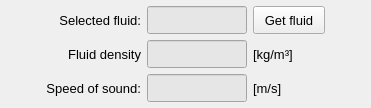
           <widget class="QFrame" name="frame_fluid_info">
            <property name="frameShape">
             <enum>QFrame::NoFrame</enum>
            </property>
            <property name="frameShadow">
             <enum>QFrame::Raised</enum>
            </property>
            <layout class="QGridLayout" name="gridLayout_18">
             <property name="leftMargin">
              <number>6</number>
             </property>
             <property name="topMargin">
              <number>6</number>
             </property>
             <property name="rightMargin">
              <number>6</number>
             </property>
             <property name="bottomMargin">
              <number>6</number>
             </property>
             <item row="1" column="1">
              <widget class="QLabel" name="label_36">
               <property name="minimumSize">
                <size>
                 <width>0</width>
                 <height>28</height>
                </size>
               </property>
               <property name="maximumSize">
                <size>
                 <width>16777215</width>
                 <height>28</height>
                </size>
               </property>
               <property name="font">
                <font>
                 <pointsize>10</pointsize>
                </font>
               </property>
               <property name="text">
                <string>Fluid density</string>
               </property>
               <property name="alignment">
                <set>Qt::AlignRight|Qt::AlignTrailing|Qt::AlignVCenter</set>
               </property>
              </widget>
             </item>
             <item row="1" column="2">
              <widget class="QLineEdit" name="lineEdit_fluid_density">
               <property name="enabled">
                <bool>false</bool>
               </property>
               <property name="minimumSize">
                <size>
                 <width>100</width>
                 <height>28</height>
                </size>
               </property>
               <property name="maximumSize">
                <size>
                 <width>100</width>
                 <height>28</height>
                </size>
               </property>
               <property name="font">
                <font>
                 <pointsize>10</pointsize>
                </font>
               </property>
               <property name="focusPolicy">
                <enum>Qt::ClickFocus</enum>
               </property>
               <property name="styleSheet">
                <string notr="true">QLineEdit{background-color: rgb(255, 255, 255); color: rgb(0, 0, 0)}
QLineEdit:disabled {background-color: rgb(230, 230, 230); color: rgb(120, 120, 120)}</string>
               </property>
               <property name="text">
                <string/>
               </property>
               <property name="alignment">
                <set>Qt::AlignCenter</set>
               </property>
              </widget>
             </item>
             <item row="0" column="3">
              <widget class="QPushButton" name="pushButton_get_fluid">
               <property name="minimumSize">
                <size>
                 <width>72</width>
                 <height>28</height>
                </size>
               </property>
               <property name="maximumSize">
                <size>
                 <width>72</width>
                 <height>28</height>
                </size>
               </property>
               <property name="font">
                <font>
                 <pointsize>10</pointsize>
                </font>
               </property>
               <property name="text">
                <string>Get fluid</string>
               </property>
              </widget>
             </item>
             <item row="0" column="2">
              <widget class="QLineEdit" name="lineEdit_selected_fluid">
               <property name="enabled">
                <bool>false</bool>
               </property>
               <property name="minimumSize">
                <size>
                 <width>100</width>
                 <height>28</height>
                </size>
               </property>
               <property name="maximumSize">
                <size>
                 <width>100</width>
                 <height>28</height>
                </size>
               </property>
               <property name="font">
                <font>
                 <pointsize>10</pointsize>
                </font>
               </property>
               <property name="focusPolicy">
                <enum>Qt::ClickFocus</enum>
               </property>
               <property name="styleSheet">
                <string notr="true">QLineEdit{background-color: rgb(255, 255, 255); color: rgb(0, 0, 0)}
QLineEdit:disabled {background-color: rgb(230, 230, 230); color: rgb(120, 120, 120)}</string>
               </property>
               <property name="text">
                <string/>
               </property>
               <property name="alignment">
                <set>Qt::AlignCenter</set>
               </property>
              </widget>
             </item>
             <item row="2" column="1">
              <widget class="QLabel" name="label_47">
               <property name="minimumSize">
                <size>
                 <width>0</width>
                 <height>28</height>
                </size>
               </property>
               <property name="maximumSize">
                <size>
                 <width>16777215</width>
                 <height>28</height>
                </size>
               </property>
               <property name="font">
                <font>
                 <pointsize>10</pointsize>
                </font>
               </property>
               <property name="text">
                <string>Speed of sound:</string>
               </property>
               <property name="alignment">
                <set>Qt::AlignRight|Qt::AlignTrailing|Qt::AlignVCenter</set>
               </property>
              </widget>
             </item>
             <item row="2" column="2">
              <widget class="QLineEdit" name="lineEdit_speed_of_sound">
               <property name="enabled">
                <bool>false</bool>
               </property>
               <property name="minimumSize">
                <size>
                 <width>100</width>
                 <height>28</height>
                </size>
               </property>
               <property name="maximumSize">
                <size>
                 <width>100</width>
                 <height>28</height>
                </size>
               </property>
               <property name="font">
                <font>
                 <pointsize>10</pointsize>
                </font>
               </property>
               <property name="focusPolicy">
                <enum>Qt::ClickFocus</enum>
               </property>
               <property name="styleSheet">
                <string notr="true">QLineEdit{background-color: rgb(255, 255, 255); color: rgb(0, 0, 0)}
QLineEdit:disabled {background-color: rgb(230, 230, 230); color: rgb(120, 120, 120)}</string>
               </property>
               <property name="text">
                <string/>
               </property>
               <property name="alignment">
                <set>Qt::AlignCenter</set>
               </property>
              </widget>
             </item>
             <item row="1" column="3">
              <widget class="QLabel" name="label_48">
               <property name="minimumSize">
                <size>
                 <width>0</width>
                 <height>28</height>
                </size>
               </property>
               <property name="maximumSize">
                <size>
                 <width>16777215</width>
                 <height>28</height>
                </size>
               </property>
               <property name="font">
                <font>
                 <pointsize>10</pointsize>
                </font>
               </property>
               <property name="text">
                <string>[kg/m³]</string>
               </property>
               <property name="alignment">
                <set>Qt::AlignLeading|Qt::AlignLeft|Qt::AlignVCenter</set>
               </property>
              </widget>
             </item>
             <item row="0" column="1">
              <widget class="QLabel" name="label_31">
               <property name="minimumSize">
                <size>
                 <width>0</width>
                 <height>28</height>
                </size>
               </property>
               <property name="maximumSize">
                <size>
                 <width>16777215</width>
                 <height>28</height>
                </size>
               </property>
               <property name="font">
                <font>
                 <pointsize>10</pointsize>
                </font>
               </property>
               <property name="text">
                <string>Selected fluid:</string>
               </property>
               <property name="alignment">
                <set>Qt::AlignRight|Qt::AlignTrailing|Qt::AlignVCenter</set>
               </property>
              </widget>
             </item>
             <item row="2" column="3">
              <widget class="QLabel" name="label_49">
               <property name="minimumSize">
                <size>
                 <width>0</width>
                 <height>28</height>
                </size>
               </property>
               <property name="maximumSize">
                <size>
                 <width>16777215</width>
                 <height>28</height>
                </size>
               </property>
               <property name="font">
                <font>
                 <pointsize>10</pointsize>
                </font>
               </property>
               <property name="text">
                <string>[m/s]</string>
               </property>
               <property name="alignment">
                <set>Qt::AlignLeading|Qt::AlignLeft|Qt::AlignVCenter</set>
               </property>
              </widget>
             </item>
             <item row="0" column="4">
              <spacer name="horizontalSpacer_18">
               <property name="orientation">
                <enum>Qt::Horizontal</enum>
               </property>
               <property name="sizeHint" stdset="0">
                <size>
                 <width>40</width>
                 <height>20</height>
                </size>
               </property>
              </spacer>
             </item>
             <item row="0" column="0">
              <spacer name="horizontalSpacer_14">
               <property name="orientation">
                <enum>Qt::Horizontal</enum>
               </property>
               <property name="sizeHint" stdset="0">
                <size>
                 <width>40</width>
                 <height>20</height>
                </size>
               </property>
              </spacer>
             </item>
            </layout>
           </widget>
